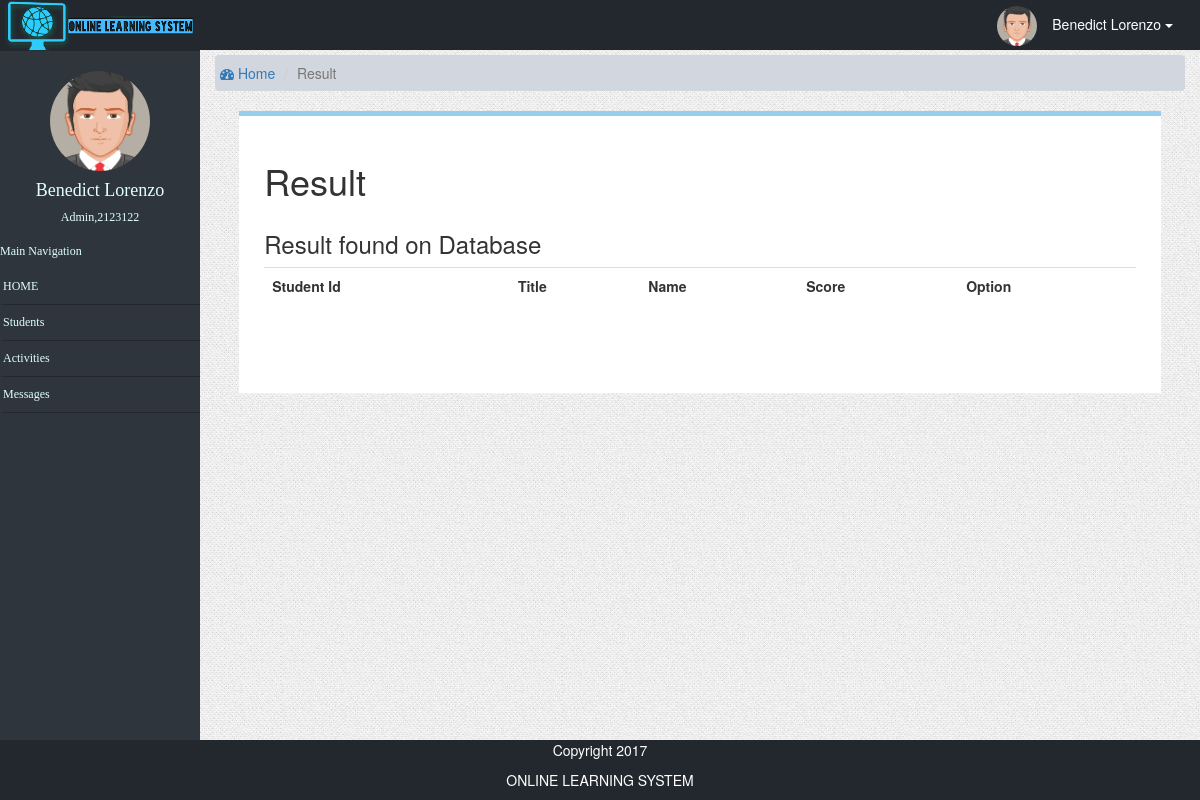
Before: /admin/Result.php (signed in) with the older database file.
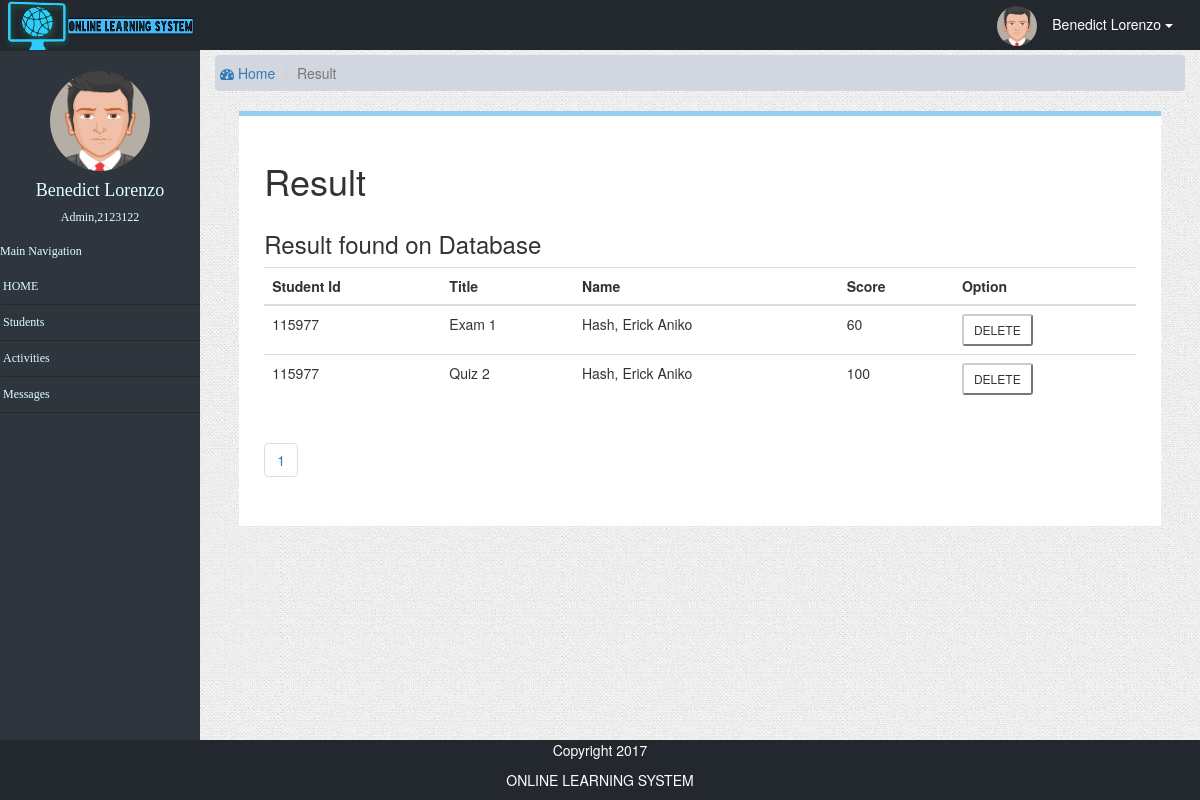
After: the same page with the newer database file.
### tables this page shows
CREATE TABLE `result_info` (
  `result_id` int(11) NOT NULL,
  `student_id` varchar(255) NOT NULL,
  `student_name` varchar(255) NOT NULL,
  `score` int(11) NOT NULL,
  `date` varchar(255) NOT NULL,
  `status` varchar(255) NOT NULL,
  `type` varchar(255) NOT NULL,
  `create_id` int(11) NOT NULL
);

CREATE TABLE `createact` (
  `create_id` int(11) NOT NULL,
  `title` varchar(255) NOT NULL,
  `numque` int(11) NOT NULL,
  `status` varchar(255) NOT NULL
);

### admin/Result.php (the view, shortened to what this page needs)
<?php
function display_content(){
	include('../db_config/database.php');
echo '
   <div class="content-wrapper">
    <section class="content-header">
      <ol class="breadcrumb">
        <li><a href="./"><i class="fa fa-dashboard"></i> Home</a></li>
         <li class ="active"></i>Result</li>
      </ol>
    </section>
    </div>
		<div class="borderStudent">
			<section class="content-header">
    		<h1>Result</h1>
  			<section class = "content">
  				<div class="row">
          	<section class="col-lg-12">
            	<div class="box box-info">
              	<div class="box-header">
                  <h3 class="box-title">Result found on Database</h3>
              	</div>
              	<div class="box-body">
			            <table class="table">
			             	<tbody>
  										<tr>
  											<th>Student Id</th>
                        <th>Title</th>
  											<th>Name</th>
  											<th>Score</th>
  											<th>Option</th>
  										</tr>
  									</tbody>
				            <tbody>
';
            					$page =$_GET['page'];
            					if ($page=="" || $page=="1"){
              				$page1=0;
            					}else{
              				$page1=($page*10)-10;
            					}
            					$sql = "SELECT * from result_info r JOIN createact c ON (r.create_id=c.create_id) limit $page1,10";
									     $result = mysqli_query($connection,$sql);
									     if ($result->num_rows > 0) {
										      while($row = $result->fetch_assoc()) {
echo '
										  <tr>
  											<td>'.$row['student_id'].'</td>
                        <td>'.$row['title'].'</td>
  											<td>'.$row['student_name'].'</td>
  											<td>'.$row['score'].'</td>
  											<td>
  												<form method="POST" action="process/deleteResult.php?stid='.$row['student_id'].'&id='.$row['create_id'].'" onSubmit="return ConfirmDelete();">
                            <input class = "btn-default btn-sm" title ="DELETE Result of  '.$row["student_name"].' " type="submit" name="delete" value="DELETE">
                          </form>
                        </td>
										  </tr>
';
										}
									}
echo '   						</tbody>
                  </table>
                  <ul class="pagination">';
        						include('../db_config/database.php');
          						$sql = "SELECT * from result_info";
          						$result = mysqli_query($connection,$sql);
           						 if ($result->num_rows > 0) {
             						 	print '<tr><td colspan="10">';
              						$ragents=mysqli_num_rows($result);
              						$a = $ragents/10;
              						$a = ceil($a);
              						for ($b=1;$b<=$a;$b++){
?>
                				<li class="paginate_button">
                  			<a href="Result.php?page=<?php echo $b; ?>" ><?php echo $b. " "; ?></a>
                				</li>
<?php
                      }
                    }
echo '
                  </ul>
                </div>
              </div>
            </section>
          </div>
        </section>
      </section>
    </div>
';
}
  	require_once('admintemplate.php');
?>

Changed rows visible on the page:
added result_info: student "115977", create.title "Exam 1", student_name "Hash, Erick Aniko", score "60"
added result_info: student "115977", create.title "Quiz 2", student_name "Hash, Erick Aniko", score "100"
Other visible differences:
new list line: "1"
